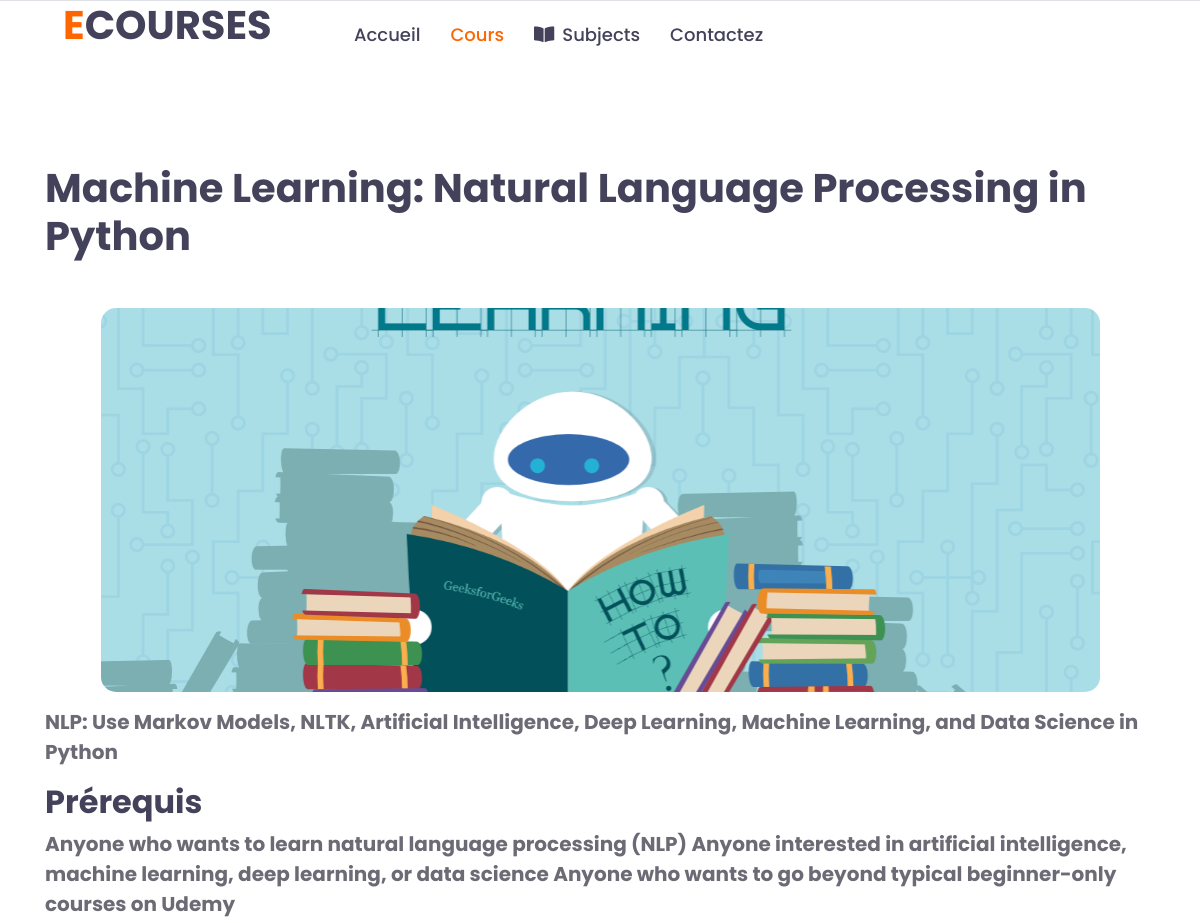
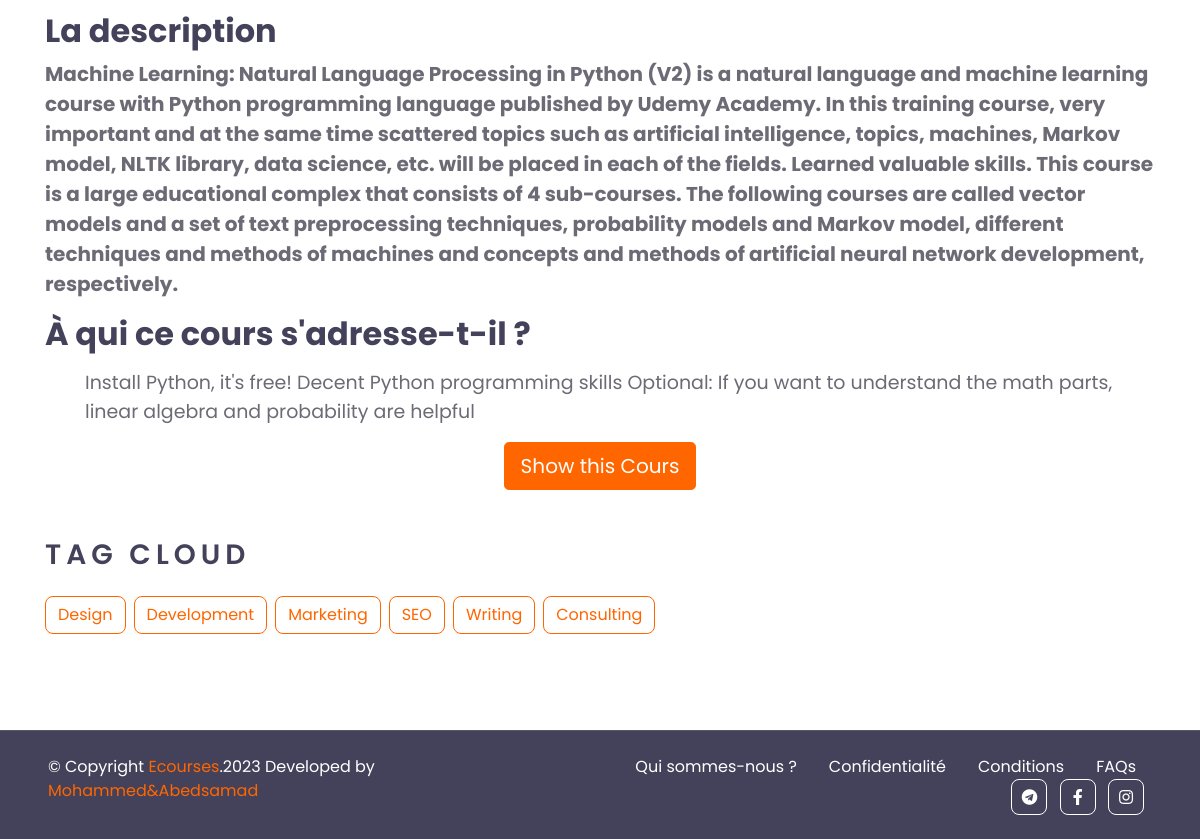
/details.php?id=25, run on the app's committed database (2 pictures, top to bottom).
### tables this page shows
CREATE TABLE `courses` (
  `id` int(11) NOT NULL,
  `title` varchar(100) DEFAULT NULL,
  `cat` varchar(110) NOT NULL,
  `image` varchar(50) NOT NULL,
  `time` varchar(100) DEFAULT NULL,
  `date` varchar(100) DEFAULT NULL,
  `description` longtext DEFAULT NULL,
  `publisher` varchar(200) DEFAULT NULL,
  `url` varchar(500) DEFAULT NULL,
  `statics` varchar(500) DEFAULT NULL,
  `bref` varchar(4000) NOT NULL,
  `Prerequis` longtext NOT NULL,
  `qui` varchar(4000) NOT NULL,
  `srcvedio` varchar(5000) NOT NULL
);

### details.php (the view, shortened to what this page needs)
<!DOCTYPE html>
<html lang="en">
<head>
    <link href="https://cdnjs.cloudflare.com/ajax/libs/font-awesome/5.10.0/css/all.min.css" rel="stylesheet">
    <link href="lib/owlcarousel/assets/owl.carousel.min.css" rel="stylesheet">
    <link href="./assest/css/style.css" rel="stylesheet">
</head>
<body>
      <div class="container-fluid">
        <div class="row border-top px-xl-5">
            <div class="col-lg-3 d-none d-lg-block">
             <a href="" class="text-decoration-none">
                    <h1 class="m-0"><span class="text-primary">E</span>COURSES</h1>
                </a>
            </div>
            <div class="col-lg-9">
                <nav class="navbar navbar-expand-lg bg-light navbar-light py-3 py-lg-0 px-0">
                    <div class="collapse navbar-collapse justify-content-between" id="navbarCollapse">
                        <div class="navbar-nav py-0">
                            <a href="home.php" class="nav-item nav-link ">Accueil</a>
                            <a href= "course.php" class="nav-item nav-link active">Cours</a>
                            <div class="collapse navbar-collapse" id="navbarScroll">
                            <ul class="navbar-nav me-auto my-2 my-lg-0 navbar-nav-scroll" style="--bs-scroll-height: 100px;">
                                <li class="nav-item dropdown ">
                                <a href="#" class="nav-link " data-toggle="dropdown">
                                             <i class="fa fa-book-open mr-2"></i>Subjects
                                    </a>
                                </li>
                            </ul>
                        </div>
                        <a href="contact.php" class="nav-link nav-link">Contactez</a>
                        </div>
                    </div>
                </nav>
            </div>
        </div>
    </div>
    <div class="container-fluid py-5">
        <div class="container py-5">
            <div class="row">
                <div class="col-lg-12">
            <?php
            if (isset($_GET['id'])){
            $con = conect('');
            $sql = 'SELECT * FROM courses WHERE id = '.$_GET['id'];
            $tab = $con->query($sql)->fetchAll(PDO::FETCH_ASSOC);
            foreach ($tab  as $row) {
            ?>
                    <div class="mb-5 p-28">
                        <h1 class="mb-5"><?= $row['title'] ?></h1>
                        <div style=' display: grid; place-items: center; margin-bottom:15px;'>
                            <img class=" img-fluid" style="width: 90%; height: 32vw; object-fit: cover; border-radius:15px; " src="image/<?= $row['image'] ?>" alt="Image">
                        </div>
                        <p class="font-weight-bold " style="font-size:20px"> <?= $row['bref'] ?></p>
                        <h2 >Prérequis</h2>
                        <p class="font-weight-bold" style="font-size:20px"> <?= $row['Prerequis'] ?></p>
                        <h2 >La description</h2>
                        <p  class="font-weight-bold" style="font-size:20px"> <?= $row['description'] ?></p>
                        <h2 >À qui ce cours s'adresse-t-il ?</h2>
                        <p class="font-weight-bold" > <ul style="font-size:19px">
                                 <?= $row['qui'] ?>
                        </ul></p>
                        <div class="d-flex justify-content-center">
                        <a href="<?= $row['url'] ?>" target="_blank"><button type="button" class="btn   btn-lg btn-block btn-primary " >Show this Cours</button></a>
                        </div>
                    </div>
                    <?php
            }}
                ?>
                    <div class="mb-25">
                        <h3 class="text-uppercase mb-4" style="letter-spacing: 5px;">Tag Cloud</h3>
                        <div class="d-flex flex-wrap m-n1">
                            <a href="" class="btn btn-outline-primary m-1">Design</a>
                            <a href="" class="btn btn-outline-primary m-1">Development</a>
                            <a href="" class="btn btn-outline-primary m-1">Marketing</a>
                            <a href="" class="btn btn-outline-primary m-1">SEO</a>
                            <a href="" class="btn btn-outline-primary m-1">Writing</a>
                            <a href="" class="btn btn-outline-primary m-1">Consulting</a>
                        </div>
                    </div>
                </div>
            </div>
        </div>
    </div>
  <div class="container-fluid bg-dark text-white border-top py-4 px-sm-3 px-md-5" style="border-color: rgba(256, 256, 256, .1) !important;">
        <div class="row">
            <div class="col-lg-6 text-center text-md-left mb-3 mb-md-0">
                <p class="m-0 text-white">&copy; Copyright  <a href="#"> Ecourses</a>.2023 Developed by <span  class="text-primary">Mohammed&Abedsamad</span></a></a>
                </p>
            </div>
            <div class="col-lg-6 text-center text-md-right">
                <ul class="nav d-inline-flex">
                    <li class="nav-item">
                        <a class="nav-link text-white py-0" href="./about.php">Qui sommes-nous ?</a>
                    </li>
                    <li class="nav-item">
                        <a class="nav-link text-white py-0" href="#">Confidentialité</a>
                    </li>
                    <li class="nav-item">
                        <a class="nav-link text-white py-0" href="#">Conditions</a>
                    </li>
                    <li class="nav-item">
                        <a class="nav-link text-white py-0" href="#">FAQs</a>
                    </li>
                </ul>
                            <a class="btn btn-outline-light btn-square mr-2" href="#"><i class="fab fa-telegram"></i></a>
                            <a class="btn btn-outline-light btn-square mr-2" href="#"><i class="fab fa-facebook-f"></i></a>
                            <a class="btn btn-outline-light btn-square mr-2" href="#"><i class="fab fa-instagram"></i></a>
            </div>
        </div>
    </div>
</body>
</html>

### data on the page
courses: title "Machine Learning: Natural Language Processing in Python", image (picture), bref "NLP: Use Markov Models, NLTK, Artificial Intelligence, Deep Learning, Machine Learning, and Data Science in Python", Prerequis "Anyone who wants to learn natural language processing (NLP) Anyone interested in artificial intelligence, machine learning, deep learning, or data science Anyone who wants to go beyond typical beginner-only courses on Udemy", description "Machine Learning: Natural Language Processing in Python (V2) is a natural language and machine learning course with Python programming language published by Udemy Academy. In this training course, very important and at the same time scattered topics such as artificial intelligence, topics, machines, Markov model, NLTK library, data science, etc. will be placed in each of the fields. Learned valuable skills. This course is a large educational complex that consists of 4 sub-courses. The following courses are called vector models and a set of text preprocessing techniques, probability models and Markov model, different techniques and methods of machines and concepts and methods of artificial…", qui "Install Python, it's free! Decent Python programming skills Optional: If you want to understand the math parts, linear algebra and probability are helpful"
